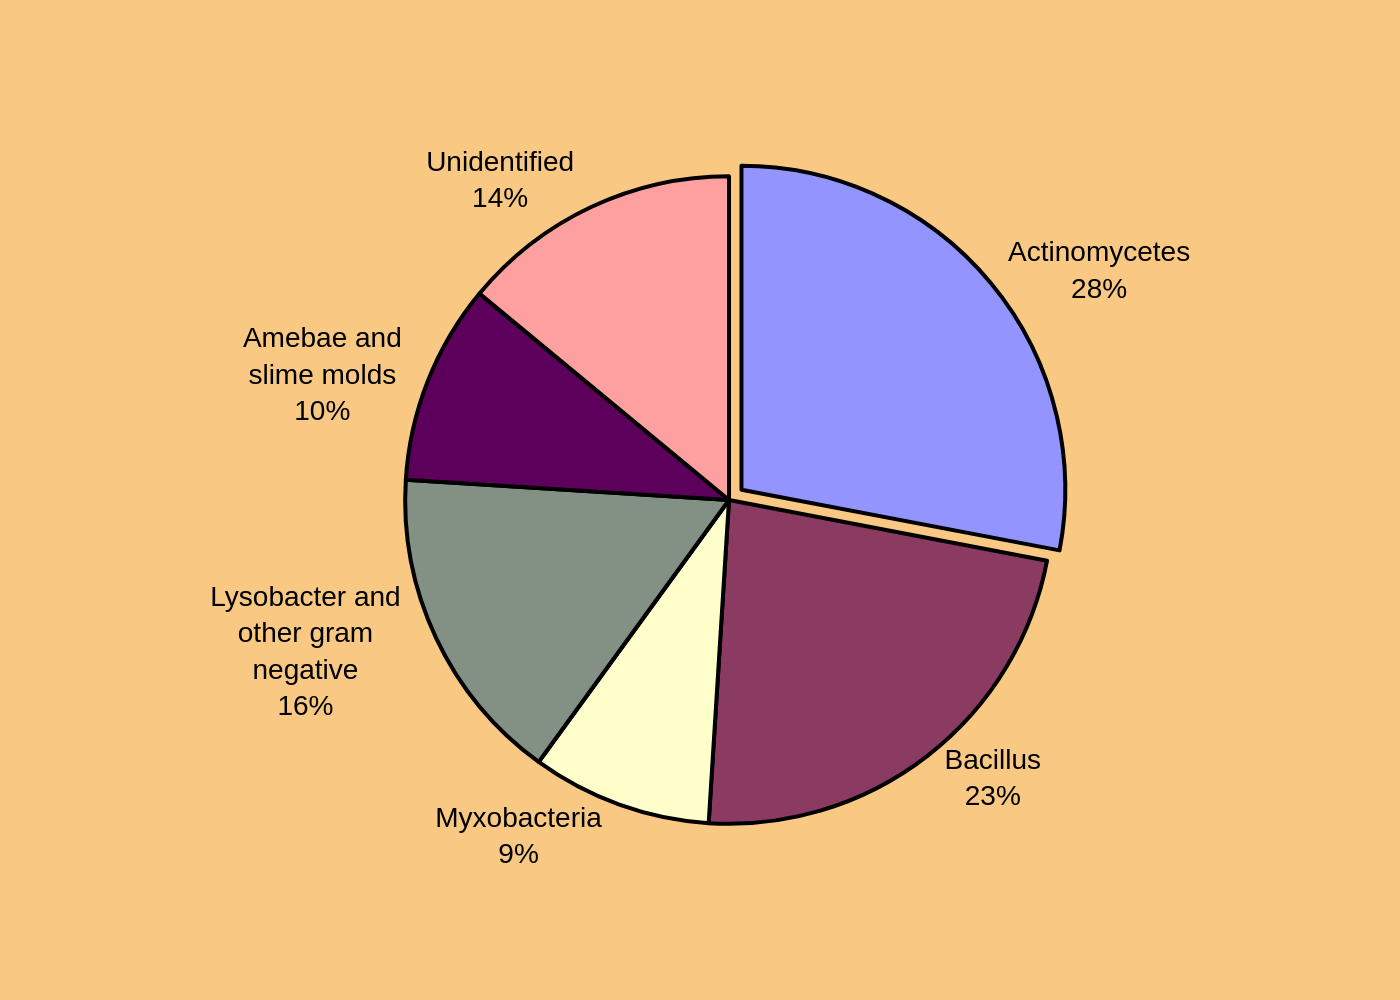

Here is the Python script that generated this plot:
import sys
import json
import pathlib
import plotly.graph_objects as go

if len(sys.argv) != 2:
    print("Usage: python create_chart.py <path_to_json_file>")
    sys.exit(1)

json_path = pathlib.Path(sys.argv[1])
if not json_path.is_file():
    print(f"Error: JSON file not found at {json_path}")
    sys.exit(1)

with open(json_path, 'r', encoding='utf-8') as f:
    config = json.load(f)

chart_data = config['chart_data']
texts = config['texts']
colors = config['colors']

labels_for_hover = [item['category'].replace('<br>', ' ') for item in chart_data]
values = [item['value'] for item in chart_data]
text_labels = [f"{item['category']}<br>{item['value']}%" for item in chart_data]

fig = go.Figure()

fig.add_trace(go.Pie(
    labels=labels_for_hover,
    values=values,
    text=text_labels,
    textinfo='text',
    textposition='outside',
    marker=dict(
        colors=colors,
        line=dict(color='black', width=2)
    ),
    sort=False,
    direction='clockwise',
    pull=[0.05, 0, 0, 0, 0, 0]
))

title_text = ""
if texts.get('title'):
    title_text += f"<b>{texts['title']}</b>"
if texts.get('subtitle'):
    title_text += f"<br><sub>{texts['subtitle']}</sub>"

source_text = ""
if texts.get('source'):
    source_text = f"<i>{texts['source']}</i>"

fig.update_layout(
    title_text=title_text if title_text else None,
    title_x=0.5,
    font=dict(family="Arial", size=14, color="black"),
    showlegend=False,
    paper_bgcolor='#F9C984',
    plot_bgcolor='#F9C984',
    margin=dict(l=100, r=100, t=80, b=80),
    annotations=[
        dict(
            text=source_text,
            showarrow=False,
            xref="paper",
            yref="paper",
            x=0.5,
            y=-0.15,
            xanchor='center',
            yanchor='top',
            font=dict(family="Arial", size=12, color="black")
        )
    ] if source_text else []
)

output_base_name = json_path.stem
output_filename = f"{output_base_name}.png"

fig.write_image(output_filename, scale=2)

print(f"Chart saved to {output_filename}")
